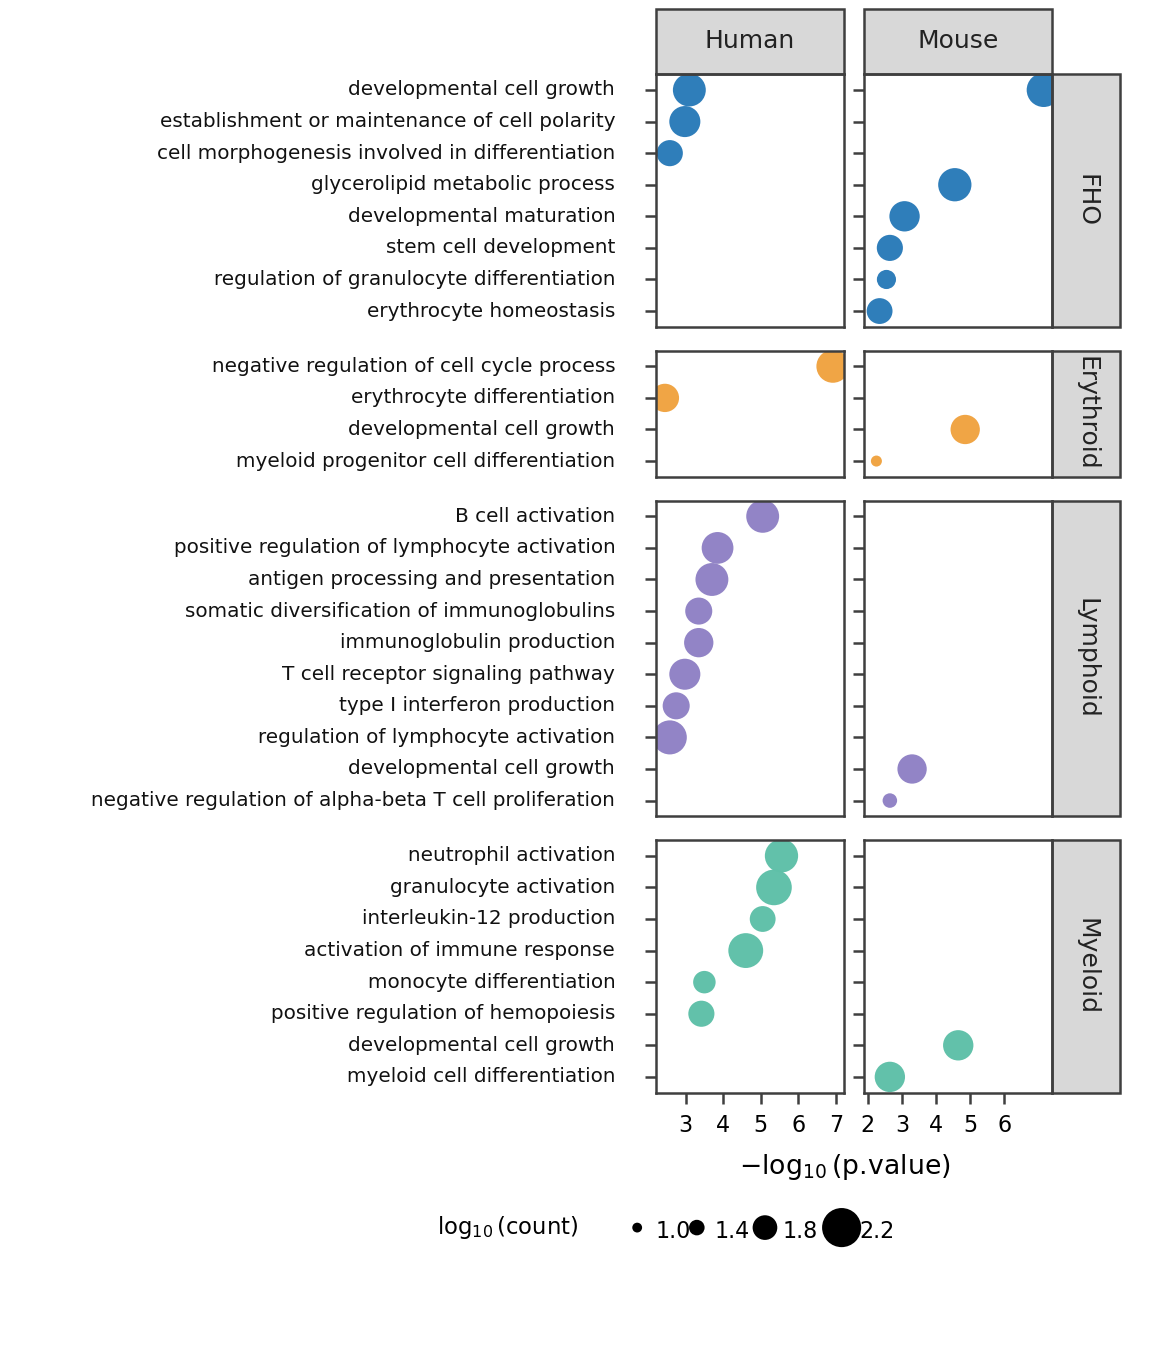

Write Python code to recreate this figure.
import math
from pathlib import Path

import matplotlib

matplotlib.use("Agg")

import matplotlib.pyplot as plt
from matplotlib import gridspec, patches


PANEL_DIR = Path(__file__).resolve().parent
PNG_PATH = PANEL_DIR / "reproduce_panel.png"
PDF_PATH = PANEL_DIR / "reproduce_panel.pdf"

DPI = 200
FIG_W = 1150 / DPI
FIG_H = 1349 / DPI

COLORS = {
    "FHO": "#2b7bb9",
    "Erythroid": "#f0a341",
    "Lymphoid": "#9082c5",
    "Myeloid": "#5fc0a8",
}

GROUPS = [
    {
        "name": "FHO",
        "labels": [
            "developmental cell growth",
            "establishment or maintenance of cell polarity",
            "cell morphogenesis involved in differentiation",
            "glycerolipid metabolic process",
            "developmental maturation",
            "stem cell development",
            "regulation of granulocyte differentiation",
            "erythrocyte homeostasis",
        ],
        "human_xlim": (2.4, 7.4),
        "mouse_xlim": (1.9, 7.4),
        "human_points": [
            (0, 3.30, 2.05),
            (1, 3.18, 2.00),
            (2, 2.78, 1.85),
        ],
        "mouse_points": [
            (0, 7.15, 2.08),
            (3, 4.55, 2.06),
            (4, 3.08, 1.98),
            (5, 2.65, 1.85),
            (6, 2.55, 1.58),
            (7, 2.35, 1.84),
        ],
    },
    {
        "name": "Erythroid",
        "labels": [
            "negative regulation of cell cycle process",
            "erythrocyte differentiation",
            "developmental cell growth",
            "myeloid progenitor cell differentiation",
        ],
        "human_xlim": (2.8, 7.2),
        "mouse_xlim": (1.8, 7.2),
        "human_points": [
            (0, 6.95, 2.05),
            (1, 3.02, 1.92),
        ],
        "mouse_points": [
            (2, 4.70, 1.95),
            (3, 2.15, 1.10),
        ],
    },
    {
        "name": "Lymphoid",
        "labels": [
            "B cell activation",
            "positive regulation of lymphocyte activation",
            "antigen processing and presentation",
            "somatic diversification of immunoglobulins",
            "immunoglobulin production",
            "T cell receptor signaling pathway",
            "type I interferon production",
            "regulation of lymphocyte activation",
            "developmental cell growth",
            "negative regulation of alpha-beta T cell proliferation",
        ],
        "human_xlim": (2.4, 7.4),
        "mouse_xlim": (1.9, 7.4),
        "human_points": [
            (0, 5.25, 2.05),
            (1, 4.05, 2.02),
            (2, 3.90, 2.05),
            (3, 3.55, 1.88),
            (4, 3.55, 1.95),
            (5, 3.18, 2.00),
            (6, 2.95, 1.88),
            (7, 2.78, 2.08),
        ],
        "mouse_points": [
            (8, 3.30, 1.95),
            (9, 2.65, 1.34),
        ],
    },
    {
        "name": "Myeloid",
        "labels": [
            "neutrophil activation",
            "granulocyte activation",
            "interleukin-12 production",
            "activation of immune response",
            "monocyte differentiation",
            "positive regulation of hemopoiesis",
            "developmental cell growth",
            "myeloid cell differentiation",
        ],
        "human_xlim": (2.2, 7.2),
        "mouse_xlim": (1.9, 7.4),
        "human_points": [
            (0, 5.55, 2.06),
            (1, 5.35, 2.12),
            (2, 5.05, 1.84),
            (3, 4.60, 2.10),
            (4, 3.50, 1.72),
            (5, 3.42, 1.85),
        ],
        "mouse_points": [
            (6, 4.65, 1.98),
            (7, 2.65, 1.98),
        ],
    },
]


def count_to_area(value: float) -> float:
    return 12.5 * (10 ** (value - 1.0))


def style_axis(ax, is_left: bool, xlim: tuple[float, float], labels: list[str], show_xticks: bool) -> None:
    ypos = list(range(len(labels)))
    ax.set_ylim(len(labels) - 0.5, -0.5)
    ax.set_xlim(*xlim)
    ax.set_facecolor("white")
    for spine in ax.spines.values():
        spine.set_linewidth(0.9)
        spine.set_color("#3f3f3f")
    ax.tick_params(axis="both", which="both", direction="out", width=0.9, length=4, color="#3f3f3f")
    ax.tick_params(axis="y", pad=2)
    if show_xticks:
        ticks = [math.ceil(xlim[0]), math.ceil(xlim[0]) + 1, math.ceil(xlim[0]) + 2, math.ceil(xlim[0]) + 3, math.ceil(xlim[0]) + 4]
        ticks = [tick for tick in ticks if tick <= math.floor(xlim[1])]
        ax.set_xticks(ticks)
        ax.set_xticklabels([str(tick) for tick in ticks], fontsize=8)
    else:
        ax.set_xticks([])
    ax.set_yticks(ypos)
    ax.set_yticklabels([])


def add_top_strip(ax, label: str) -> None:
    rect = patches.Rectangle((0.0, 1.0), 1.0, 0.26, transform=ax.transAxes, facecolor="#d8d8d8",
                             edgecolor="#3f3f3f", linewidth=0.9, clip_on=False)
    ax.add_patch(rect)
    ax.text(0.5, 1.13, label, transform=ax.transAxes, ha="center", va="center", fontsize=9, color="#222222")


def add_right_strip(ax, label: str) -> None:
    rect = patches.Rectangle((1.0, 0.0), 0.36, 1.0, transform=ax.transAxes, facecolor="#d8d8d8",
                             edgecolor="#3f3f3f", linewidth=0.9, clip_on=False)
    ax.add_patch(rect)
    ax.text(1.18, 0.5, label, rotation=-90, transform=ax.transAxes, ha="center", va="center", fontsize=9, color="#222222")


def plot_points(ax, points: list[tuple[int, float, float]], color: str) -> None:
    if not points:
        return
    xs = [item[1] for item in points]
    ys = [item[0] for item in points]
    sizes = [count_to_area(item[2]) for item in points]
    ax.scatter(xs, ys, s=sizes, c=color, edgecolors="none", alpha=0.98)


def draw_legend(fig: plt.Figure) -> None:
    ax = fig.add_axes([0.38, 0.055, 0.40, 0.07])
    ax.set_axis_off()
    ax.set_xlim(0, 10.8)
    ax.set_ylim(0, 1)
    ax.text(0.0, 0.5, r"$\log_{10}(\mathrm{count})$", fontsize=8.2, ha="left", va="center")
    values = [1.0, 1.4, 1.8, 2.2]
    x_positions = [4.7, 6.1, 7.7, 9.5]
    for xpos, value in zip(x_positions, values):
        ax.scatter([xpos], [0.5], s=count_to_area(value), c="black", edgecolors="none")
        ax.text(xpos + 0.42, 0.46, f"{value:.1f}", fontsize=8, ha="left", va="center")


def build_figure() -> plt.Figure:
    plt.rcParams.update({
        "font.family": "DejaVu Sans",
        "axes.linewidth": 0.9,
        "xtick.major.width": 0.9,
        "ytick.major.width": 0.9,
    })
    fig = plt.figure(figsize=(FIG_W, FIG_H), dpi=DPI, facecolor="white")
    gs = gridspec.GridSpec(
        nrows=4,
        ncols=2,
        figure=fig,
        left=0.57,
        right=0.915,
        top=0.945,
        bottom=0.19,
        hspace=0.10,
        wspace=0.11,
        height_ratios=[8, 4, 10, 8],
    )

    for row_idx, group in enumerate(GROUPS):
        ax_left = fig.add_subplot(gs[row_idx, 0])
        ax_right = fig.add_subplot(gs[row_idx, 1], sharey=ax_left)
        style_axis(
            ax_left,
            is_left=True,
            xlim=group["human_xlim"],
            labels=group["labels"],
            show_xticks=(row_idx == len(GROUPS) - 1),
        )
        style_axis(
            ax_right,
            is_left=False,
            xlim=group["mouse_xlim"],
            labels=group["labels"],
            show_xticks=(row_idx == len(GROUPS) - 1),
        )
        plot_points(ax_left, group["human_points"], COLORS[group["name"]])
        plot_points(ax_right, group["mouse_points"], COLORS[group["name"]])
        if row_idx == 0:
            add_top_strip(ax_left, "Human")
            add_top_strip(ax_right, "Mouse")
        add_right_strip(ax_right, group["name"])

        pos = ax_left.get_position()
        label_x = 0.535
        n_labels = len(group["labels"])
        for label_idx, label in enumerate(group["labels"]):
            frac_y = 1.0 - (label_idx + 0.5) / n_labels
            fig.text(label_x, pos.y0 + pos.height * frac_y, label, ha="right", va="center", fontsize=7.2, color="#111111")

    fig.text(0.735, 0.135, r"$-\log_{10}(\mathrm{p.\!value})$", ha="center", va="center", fontsize=9.6)
    draw_legend(fig)
    return fig


def main() -> int:
    PANEL_DIR.mkdir(parents=True, exist_ok=True)
    fig = build_figure()
    fig.savefig(PNG_PATH, dpi=DPI)
    fig.savefig(PDF_PATH, dpi=DPI)
    plt.close(fig)
    return 0


if __name__ == "__main__":
    raise SystemExit(main())
